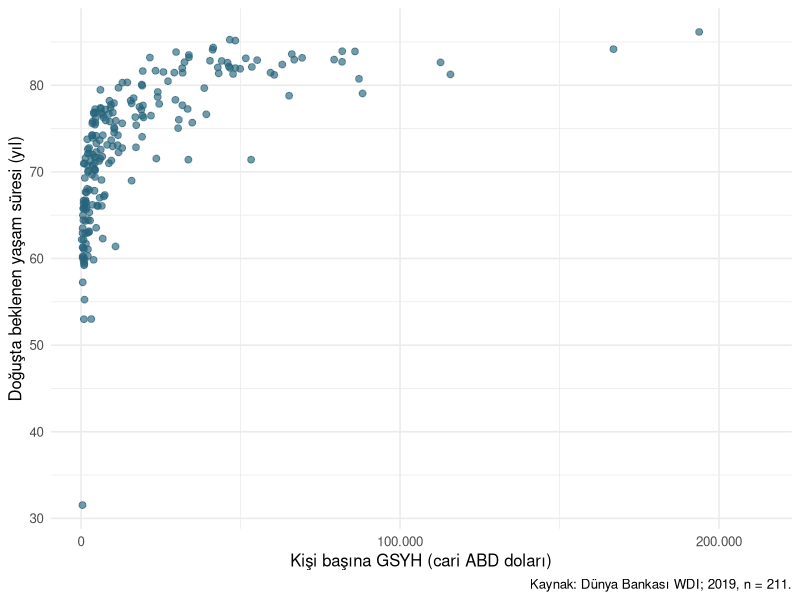
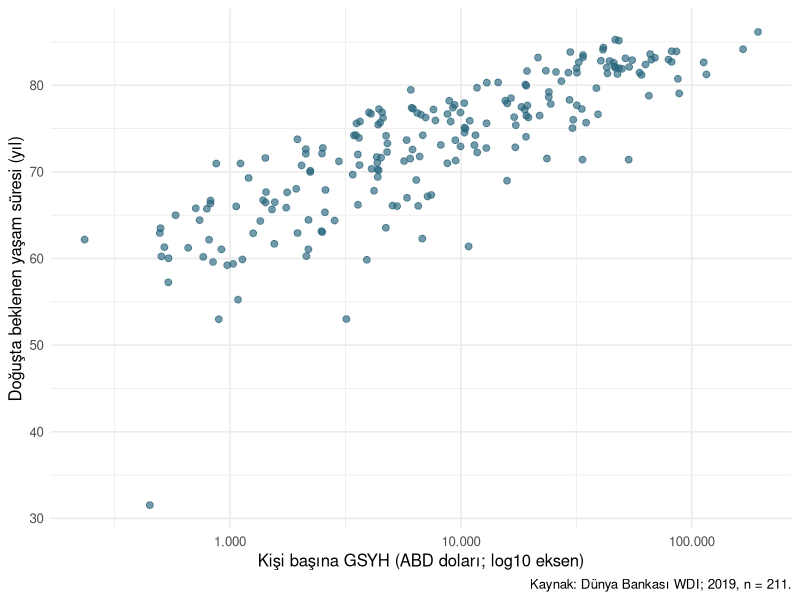
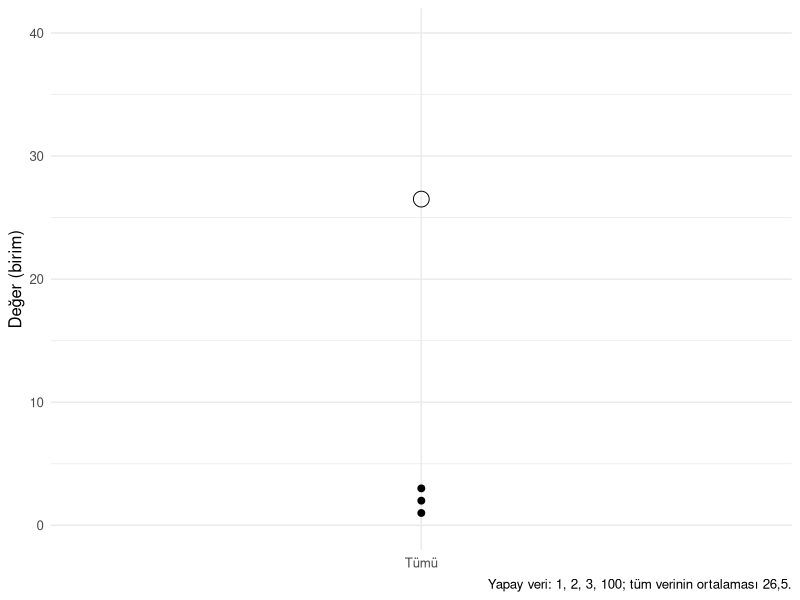
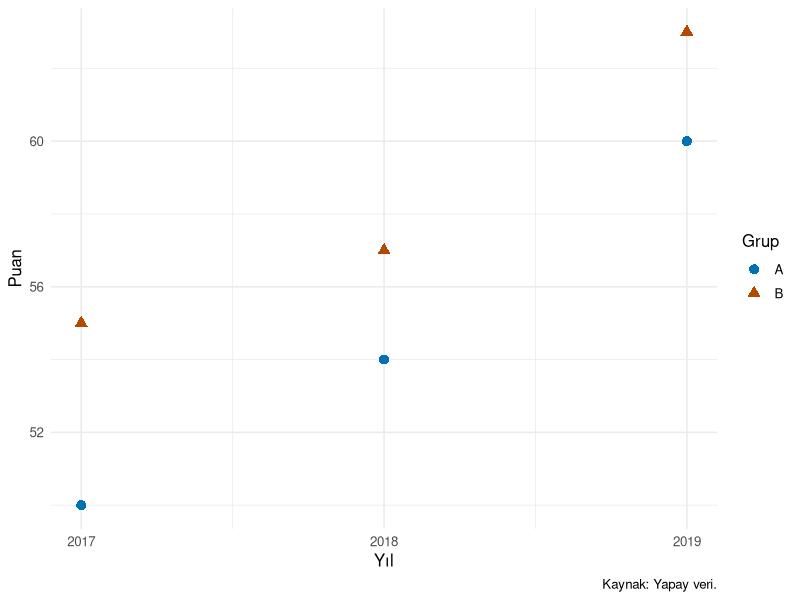
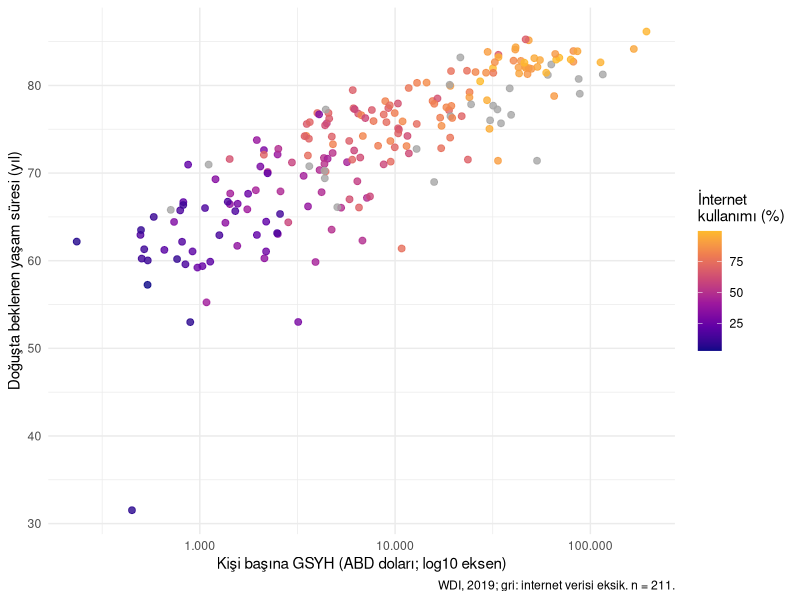

Recreate these plots in R, in order.
## ---- chunk 1
#| label: scales-setup

library(ggplot2)
countries <- readr::read_csv("data/countries.csv", show_col_types = FALSE)

gelir_yasam <- countries |>
  dplyr::filter(year == 2019, !is.na(gdp_per_capita_usd),
                !is.na(life_expectancy_total))

# Logaritmik eksene geçmeden önce sıfır ve negatif değerleri denetliyoruz.
c(kullanilan = nrow(gelir_yasam),
  pozitif_olmayan_gelir = sum(gelir_yasam$gdp_per_capita_usd <= 0))
## ---- chunk 2
#| label: scales-base

gelir_grafigi <- ggplot(gelir_yasam,
                       aes(gdp_per_capita_usd, life_expectancy_total)) +
  geom_point(alpha = 0.65, size = 2, colour = "#27647B") +
  labs(
    x = "Kişi başına GSYH (cari ABD doları)",
    y = "Doğuşta beklenen yaşam süresi (yıl)",
    caption = "Kaynak: Dünya Bankası WDI; 2019, n = 211."
  ) +
  theme_minimal(base_size = 12)
## ---- chunk 3
#| label: fig-scales-log
#| layout-ncol: 2
#| fig-subcap: ["Doğrusal gelir ekseni", "Logaritmik gelir ekseni"]
#| fig-cap: "Aynı 211 gözlem farklı gelir ölçeklerinde gösterilir; gözlemler değiştirilmemiştir."
#| fig-alt: "Doğrusal eksende düşük gelirli ülkeler solda sıkışır. Logaritmik eksen alt gelir aralıklarını açar; yatay eşit aralıklar eşit gelir oranlarını temsil eder."
#| fig-width: 4.5
#| fig-height: 4

gelir_grafigi +
  scale_x_continuous(
    breaks = c(0, 100000, 200000),
    labels = scales::label_number(big.mark = ".", decimal.mark = ","),
    expand = expansion(mult = c(0.05, 0.15))
  )

gelir_grafigi +
  scale_x_log10(
    breaks = c(1000, 10000, 100000),
    labels = scales::label_number(big.mark = ".", decimal.mark = ",")
  ) +
  labs(x = "Kişi başına GSYH (ABD doları; log10 eksen)")
## ---- chunk 4
#| label: fig-scales-zoom
#| fig-cap: "Görünen aralık 0–40 olsa da ortalama, değeri 100 olan gözlem dahil bütün veriden hesaplanır."
#| fig-alt: "1, 2 ve 3 değerli gözlemler görünür; 100 değerli gözlem pencerenin dışındadır. Büyük içi boş ortalama noktası 26,5 değerindedir."
#| fig-width: 6
#| fig-height: 4

ornek <- data.frame(grup = "Tümü", deger = c(1, 2, 3, 100))
mean(ornek$deger)

p_ozet <- ggplot(ornek, aes(x = grup, y = deger)) +
  geom_point(size = 2) +
  stat_summary(fun = mean, geom = "point", shape = 1, size = 5)

p_zoom <- p_ozet +
  coord_cartesian(ylim = c(0, 40)) +
  labs(x = NULL, y = "Değer (birim)",
       caption = "Yapay veri: 1, 2, 3, 100; tüm verinin ortalaması 26,5.") +
  theme_minimal(base_size = 12)
p_zoom
## ---- chunk 5
#| label: scales-percent

kesir_etiketi <- scales::label_percent(accuracy = 1, decimal.mark = ",")
yuzde_etiketi <- scales::label_percent(scale = 1, accuracy = 1)

kesir_etiketi(c(0.2, 0.84))
yuzde_etiketi(c(20, 84))
## ---- chunk 6
#| label: fig-scales-manual
#| fig-cap: "Adlandırılmış renk ve şekil eşlemeleri kategori anlamını korur."
#| fig-alt: "A ve B gruplarının 2017–2019 puanları hem farklı renkte hem farklı şekilde çizilir. A 50'den 60'a, B 55'ten 63'e ilerler."
#| fig-width: 6.5
#| fig-height: 4

gruplar <- data.frame(
  grup = rep(c("A", "B"), each = 3),
  yil = rep(2017:2019, 2), puan = c(50, 54, 60, 55, 57, 63)
)
p_renk <- ggplot(gruplar, aes(yil, puan, colour = grup, shape = grup)) +
  geom_point(size = 3) +
  scale_colour_manual(values = c("A" = "#0072B2", "B" = "#B44A00")) +
  scale_shape_manual(values = c("A" = 16, "B" = 17)) +
  scale_x_continuous(breaks = 2017:2019) +
  labs(x = "Yıl", y = "Puan", colour = "Grup", shape = "Grup",
       caption = "Kaynak: Yapay veri.") +
  theme_minimal(base_size = 12)
p_renk
## ---- chunk 7
#| label: fig-scales-viridis
#| fig-cap: "Sayısal üçüncü değişken için sürekli renk ölçeği kullanılmıştır; internet değeri eksik ülkeler gri gösterilir."
#| fig-alt: "Gelir–yaşam beklentisi noktalarının renkleri internet kullanım yüzdesine göre sürekli değişir. İnternet değeri bulunmayan ülkeler gri noktalarla grafikte tutulur."
#| fig-width: 7
#| fig-height: 4.5

p_ucuncu <- ggplot(gelir_yasam,
                  aes(gdp_per_capita_usd, life_expectancy_total,
                      colour = internet_users_pct)) +
  geom_point(size = 2, alpha = 0.8) +
  scale_x_log10(labels = scales::label_number(big.mark = ".", decimal.mark = ",")) +
  scale_colour_viridis_c(option = "C", end = 0.85, na.value = "grey65") +
  labs(x = "Kişi başına GSYH (ABD doları; log10 eksen)",
       y = "Doğuşta beklenen yaşam süresi (yıl)",
       colour = "İnternet\nkullanımı (%)",
       caption = "WDI, 2019; gri: internet verisi eksik. n = 211.") +
  theme_minimal(base_size = 11)
p_ucuncu
## ---- chunk 8
#| label: scales-order-labels

dereceler <- data.frame(
  duzey = factor(c("Düşük", "Orta", "Yüksek"),
                 levels = c("Düşük", "Orta", "Yüksek")),
  sayi = c(12, 18, 9)
)
derece_grafigi <- ggplot(dereceler, aes(duzey, sayi)) +
  geom_col(fill = "#27647B") +
  labs(title = "Katılımcıların düzeylere dağılımı",
       subtitle = "Üç kategori; sıralama ölçüm tanımına göre yapılmıştır",
       x = NULL, y = "Katılımcı sayısı",
       caption = "Kaynak: Yapay veri; n = 39.")
## ---- chunk 9
#| label: scales-solution-percent

scales::label_percent(accuracy = 1)(0.35)
scales::label_percent(scale = 1, accuracy = 1)(35)
## ---- chunk 10
#| label: scales-solution-manual

yeni_renkler <- c("A" = "#5B3C88", "B" = "#39734A")
# Yeni bir nesne kurarak önceki renk ölçeğini tekrar eklemiyoruz.
yeniden <- ggplot(gruplar, aes(yil, puan, colour = grup, shape = grup)) +
  geom_point(size = 3) +
  scale_colour_manual(values = yeni_renkler) +
  scale_shape_manual(values = c("A" = 16, "B" = 17))
